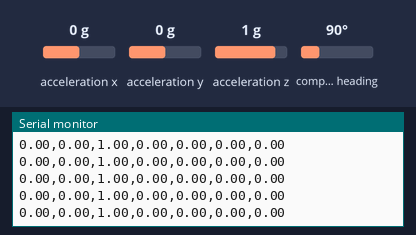
This sketch was run on a simulated Arduino Uno, built with avr-gcc and run on an emulated ATmega328P. Parts: the last lines printed to the serial monitor. Inputs (shaded band) come from the test bench; at power-on: acceleration z 1 g, acceleration x 0 g, acceleration y 0 g, compass heading 90°.

Above: at 2.2 s.
2.3 s: acceleration z set to -1.4 g
At 2.47 s:
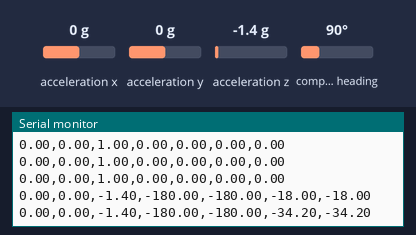
5.3 s: acceleration x set to -1.4 g
At 5.3 s:
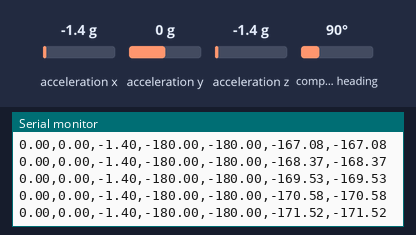
6.8 s: acceleration y set to -1.4 g
At 6.88 s:
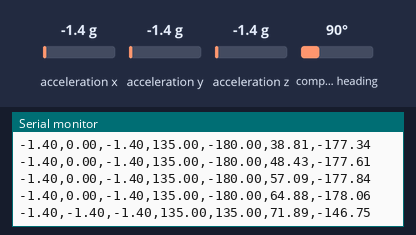
Timing chart, 0 to 9.8 s (numbered marks = the images above; inputs shaded):
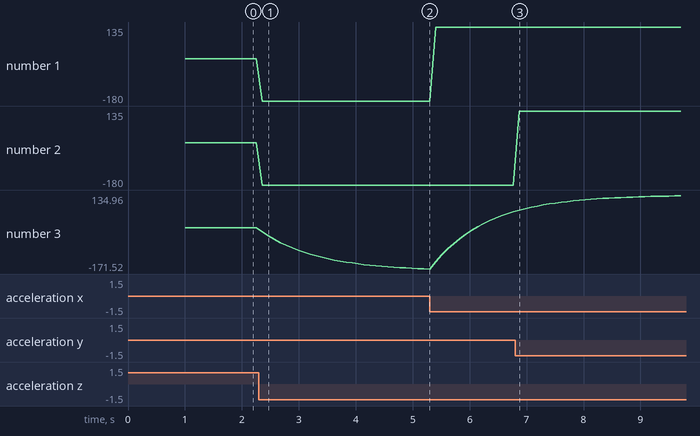

The sketch:

IMU_data_acquisition_acc_orientation_low_pass_filter.ino
```cpp
/* This code reads [ACCELEROMETER] from the BNO055 IMU Sensor and calculates pitch and roll angles
 *  with an additional Low Pass Filter
*/

// Libraries
#include <Wire.h> // This library allows to communicate with I2C / TWI devices.
#include <Adafruit_Sensor.h> // Library with drivers that are based on the Adafruit Unified Sensor Driver
#include <Adafruit_BNO055.h> // This is a library for the BNO055 orientation sensor
#include <utility/imumaths.h> // Inertial Measurement Unit Maths Library (it includes matrix.h, quaternions.h and vector.h)
#include <math.h> // Math functions

// Global parameters and objects
#define BNO055_SAMPLERATE_DELAY_MS (100) // Define how fast the sensor sample rate (sample every 100 ms)

Adafruit_BNO055 IMU = Adafruit_BNO055(); // Create IMU object and set what the object is

const float pi = 3.1415926535; // Number Pi

//Variables
float theta, phi;
float theta_meas, phi_meas;
float theta_filt_old = 0, phi_filt_old = 0;
float theta_filt_new, phi_filt_new;

void setup() {
  // Set the baud rate speed. This is how fast the data is to be sent through the USB connection
  Serial.begin(115200);

  // Print initial message
  Serial.println("BNO055 IMU Sensor Raw Data Initialized");
  Serial.println("");

  // Start the IMU sensor
  IMU.begin();

  // Wait 1000 ms to ensure the sensor starts correctly
  delay(1000);

  // Change the time clock on the chip to the time clock on board of the IMU
  IMU.setExtCrystalUse(true);
}

void loop() {

  // Work with the imu sensor from Adafruit library
  // Go to BNO055's 'imu' and bring back a vector of 3 components into 'acc' (accelerometer) for the specific object IMU
  imu::Vector<3> acc = IMU.getVector(Adafruit_BNO055::VECTOR_ACCELEROMETER);

  // Parameters
  // Tilt approximation and normalize it to '1g' and convert into degrees
  theta_meas = - atan2(acc.x()/9.81,acc.z()/9.81)/(2*pi)*360;
  phi_meas = - atan2(acc.y()/9.81,acc.z()/9.81)/(2*pi)*360;

  theta_filt_new = theta_filt_old*0.9 + theta_meas*0.1;
  phi_filt_new = phi_filt_old*0.9 + phi_meas*0.1;

  // Print Acceleration data
  Serial.print(acc.x()/9.81);
  Serial.print(",");
  Serial.print(acc.y()/9.81);
  Serial.print(",");
  Serial.print(acc.z()/9.81);
  Serial.print(",");
  // Raw data
  Serial.print(theta_meas);
  Serial.print(",");
  Serial.print(phi_meas);
  Serial.print(",");
  // Filtered data
  Serial.print(theta_filt_new);
  Serial.print(",");
  Serial.println(phi_filt_new);

  // Next iteration
  theta_filt_old = theta_filt_new;
  phi_filt_old = phi_filt_new;

  // Wait the specified delay before requesting next data
  delay(BNO055_SAMPLERATE_DELAY_MS);

}
```

Measured:
- after the input at 2.3 s, the serial monitor: prints a new line after 0.06 s (image 1)
- plotted number 1: 0 → -180 after the input at 2.3 s, -180 → 135 after the input at 5.3 s
- plotted number 2: 0 → -180 after the input at 2.3 s
- plotted number 3: 0 → -171.52 after the input at 2.3 s, -171.52 → 64.88 after the input at 5.3 s
